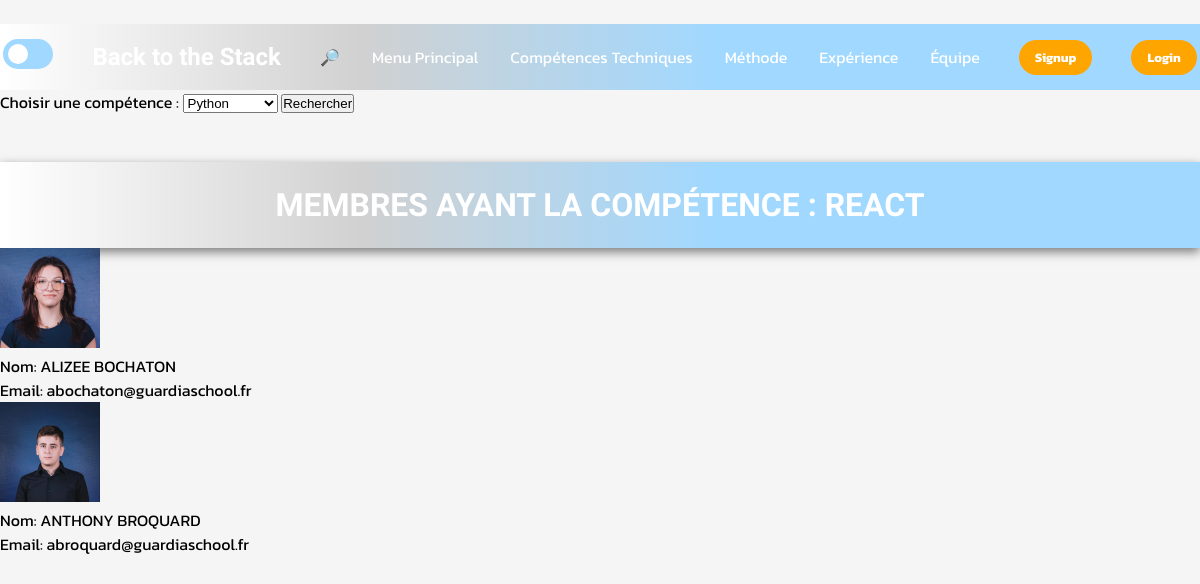
Page /php/recherche.php?competence=5 on the committed database.
### tables this page shows
CREATE TABLE `competences` (
  `id` int(11) NOT NULL,
  `nom` varchar(100) NOT NULL
);

CREATE TABLE `membres` (
  `id` int(11) NOT NULL,
  `nom` varchar(100) NOT NULL,
  `email` varchar(150) NOT NULL,
  `date` date NOT NULL,
  `formation` varchar(100) NOT NULL,
  `photo` varchar(255) NOT NULL,
  `test` text NOT NULL
);

### php/recherche.php (the view, shortened to what this page needs)
<!DOCTYPE html>
<html lang="fr">
    <head>
        <link id="theme-link" rel="stylesheet" href="../css/dark-theme.css">
        <link rel="stylesheet" href="https://cdnjs.cloudflare.com/ajax/libs/font-awesome/6.0.0/css/all.min.css">
    </head>
    <header>
        <div class="navbar">
            <div class="mode"><input type="checkbox" id="toggle" class="checkbox">
            <label for="toggle" class="label"></label></div>
            <div class="logo"><a href="../html/index.html">Back to the Stack</a></div>
            <ul class="liens">
                <li><a href="recherche.php">🔎</a></li>
                <li><a href="../html/index.html">Menu Principal</a></li>
                <li><a href="../html/comptech.html">Compétences Techniques</a></li>
                <li><a href="../html/méthode.html">Méthode</a></li>
                <li><a href="../html/anciens clients.html">Expérience</a></li>
                <li><a href="../html/notreequipe.html">Équipe</a></li>
            </ul>
            <a href="../php/signup.php" class="action_btn">Signup</a>
            <a href="../php/login.php" class="action_btn">Login</a>
        </div>
    </header>
    <body class="recherche_body">
    <form action="recherche.php" method="GET">
        <label for="competence">Choisir une compétence :</label>
        <select name="competence" id="competence">
            <option value="1">Python</option>
        </select>
        <button type="submit">Rechercher</button>
    </form>
    </body>
</html>
<?php
$host = 'localhost';
$user = 'root';
$pass = 'root';
$db = 'competences_equipe';
$conn = new mysqli($host, $user, $pass, $db);
if (isset($_GET['competence'])) {
    $competence_id = (int)$_GET['competence'];
    $competence_sql = "
        SELECT nom
        FROM competences
        WHERE id = ?
    ";
    if ($stmt = $conn->prepare($competence_sql)) {
        $stmt->bind_param('i', $competence_id);
        $stmt->execute();
        $stmt->bind_result($competence_name);
        if ($competence_name) {
            $sql = "
                SELECT membres.id, membres.nom, membres.email, membres.photo
                FROM membres
                JOIN membre_competences ON membres.id = membre_competences.membre_id
                WHERE membre_competences.competence_id = ?
            ";
            if ($stmt = $conn->prepare($sql)) {
                $stmt->bind_param('i', $competence_id);
                $stmt->execute();
                $result = $stmt->get_result();
                if ($result->num_rows > 0) {
                    echo "<h1>Membres ayant la compétence : $competence_name</h1>";
                    while ($row = $result->fetch_assoc()) {
                        echo "<div>";
                        echo "<img src='" . $row['photo'] . "' alt='" . $row['nom'] . "' width='100' height='100'>";
                        echo "<p>Nom: " . $row['nom'] . "</p>";
                        echo "<p>Email: " . $row['email'] . "</p>";
                        echo "</div>";
                    }
                } else {
                    echo "<p>Aucun membre trouvé pour cette compétence.</p>";
                }
            } else {
                echo "Erreur de préparation de la requête des membres.";
            }
        } else {
            echo "<p>Compétence non trouvée.</p>";
        }
    } else {
        echo "Erreur de préparation de la requête pour la compétence.";
    }
} else {
    echo "<p>Veuillez sélectionner une compétence.</p>";
}
?>

### css/dark-theme.css (style rules this page uses)
* { margin: 0; padding: 0; box-sizing: border-box; word-wrap: break-word; }
body { height: 100vh; background-color: rgb(0, 0, 0); margin-top: 2%; font-family: 'Kanit', sans-serif; align-items: center; justify-content: center; }
h1 { text-align: center; background: linear-gradient(90deg, #000, #2B2B7B, #4C4CFF); margin-top: 4%; padding: 2%; font-size: 2rem; text-transform: uppercase; font-family: 'Zen Dots', sans-serif; font-weight: 600; color: #fff; box-shadow: 0px 4px 10px rgba(0, 0, 0, 0.5); }
li { list-style: none; }
a { text-decoration: none; color: white; font-size: 1rem; white-space: nowrap; }
header { background: linear-gradient(90deg, #000, #2B2B7B, #4C4CFF);; margin-top: auto; position: relative; padding: 0.2rem; }
.navbar { width: 100%; height: 60px; max-width: 1200px; margin: 0 auto; display: flex; align-items: center; justify-content: space-between; box-sizing: border-box; }
.navbar .logo a { font-size: 1.5rem; font-weight: bold; white-space: nowrap; }
.logo { font-family: 'Zen Dots', sans-serif !important; font-size: 120% !important; }
.navbar .liens { display: flex; gap: 2rem; flex-wrap: wrap; }
.action_btn { background-color: orange; color: white; padding: 0.5rem 1rem; border: none; outline: none; border-radius: 20px; font-size: 0.8rem; font-weight: bold; cursor: pointer; transition: scale 0.2s ease; }
.recherche_body { text-align: center; font-family: 'Kanit', sans-serif; margin: 0; padding: 0; background: #000000; color: #fff; height: 100%; display: flex; flex-direction: column; }
.label { display: inline-block; height: 30px; width: 50px; background: rgba(160, 216, 255); position: relative; transition: all .3s; border-radius: 60px; }
.label:after { content: ""; height: 20px; width: 20px; background: white; position: absolute; top: 17%; left: 10%; transition: all .3s; border-radius: 50%; }

### css/light-theme.css (style rules this page uses)
* { margin: 0; padding: 0; box-sizing: border-box; word-wrap: break-word; }
body { height: 100vh; background-color: whitesmoke; margin-top: 2%; font-family: 'Kanit', sans-serif; align-items: center; justify-content: center; }
h1 { text-align: center; background: linear-gradient(to right, rgba(255, 255, 255, 1) 0%, rgba(209, 209, 209, 1) 30%, rgba(160, 216, 255, 1) 60%); margin-top: 4%; padding: 2%; font-size: 2rem; text-transform: uppercase; font-family: 'Zen Dots', sans-serif; font-weight: 600; color: #fff; box-shadow: 0px 4px 10px rgba(0, 0, 0, 0.5); }
li { list-style: none; }
a { text-decoration: none; color: white; font-size: 1rem; white-space: nowrap; }
header { background: linear-gradient(to right, rgba(255, 255, 255, 1) 0%, rgba(209, 209, 209, 1) 30%, rgba(160, 216, 255, 1) 60%); margin-top: auto; position: relative; padding: 0.2rem; }
.navbar { width: 100%; height: 60px; max-width: 1200px; margin: 0 auto; display: flex; align-items: center; justify-content: space-between; box-sizing: border-box; }
.navbar .logo a { font-size: 1.5rem; font-weight: bold; white-space: nowrap; }
.logo { font-family: 'Zen Dots', sans-serif !important; font-size: 120% !important; }
.navbar .liens { display: flex; gap: 2rem; flex-wrap: wrap; }
.action_btn { background-color: orange; color: white; padding: 0.5rem 1rem; border: none; outline: none; border-radius: 20px; font-size: 0.8rem; font-weight: bold; cursor: pointer; transition: scale 0.2s ease; }
@media screen and (max-width: 2000px) { .label { display: inline-block; height: 30px; width: 50px; background: rgba(160, 216, 255); position: relative; transition: all .3s; border-radius: 60px; } }
@media screen and (max-width: 2000px) { .label:after { content: ""; height: 20px; width: 20px; background: white; position: absolute; top: 17%; left: 10%; transition: all .3s; border-radius: 50%; } }

### rows in the picture
competences: nom "REACT"
membres: photo (picture), nom "ALIZEE BOCHATON", email "abochaton@guardiaschool.fr"
membres: photo (picture), nom "ANTHONY BROQUARD", email "abroquard@guardiaschool.fr"
